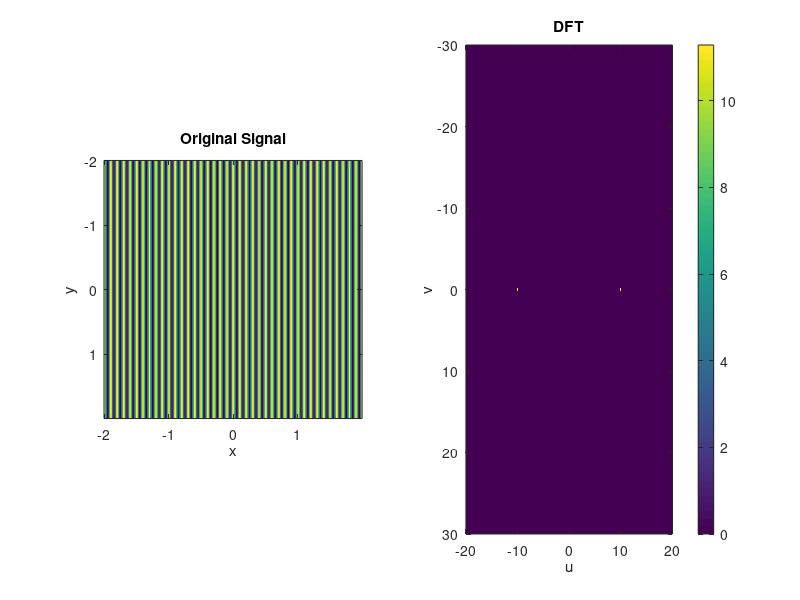
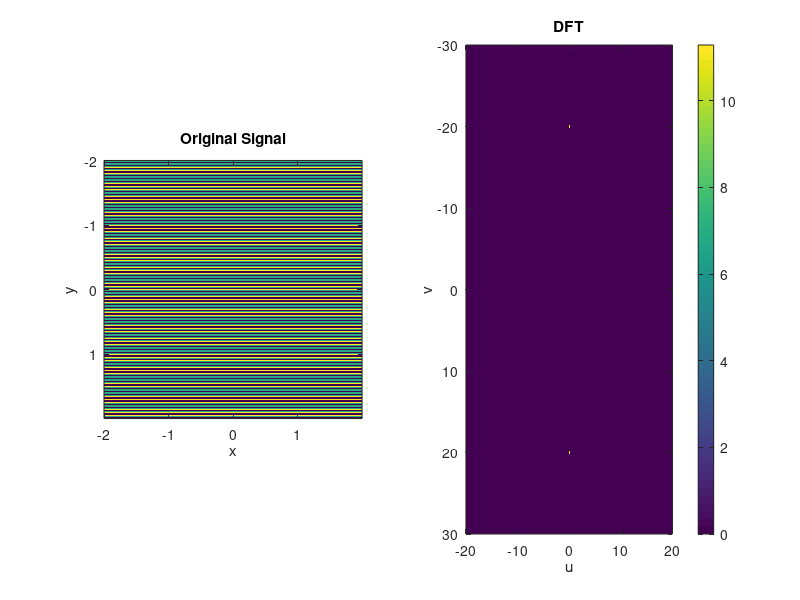
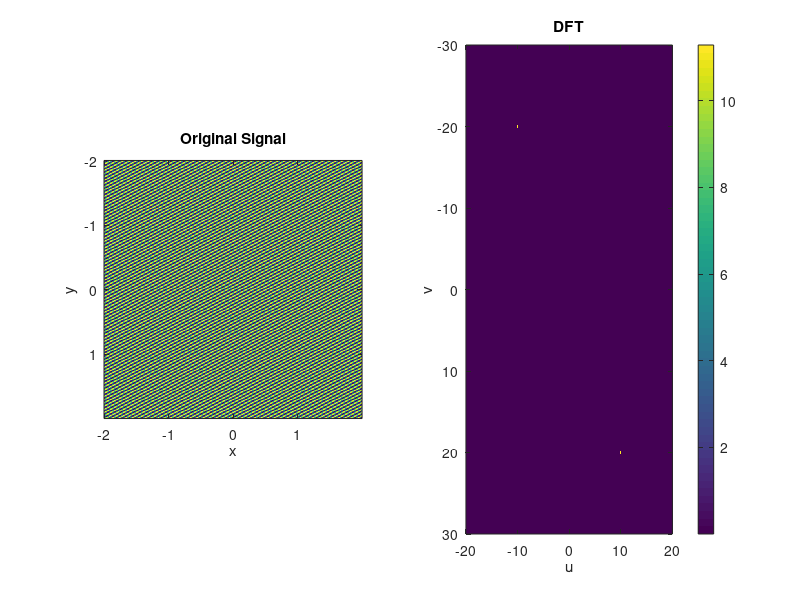
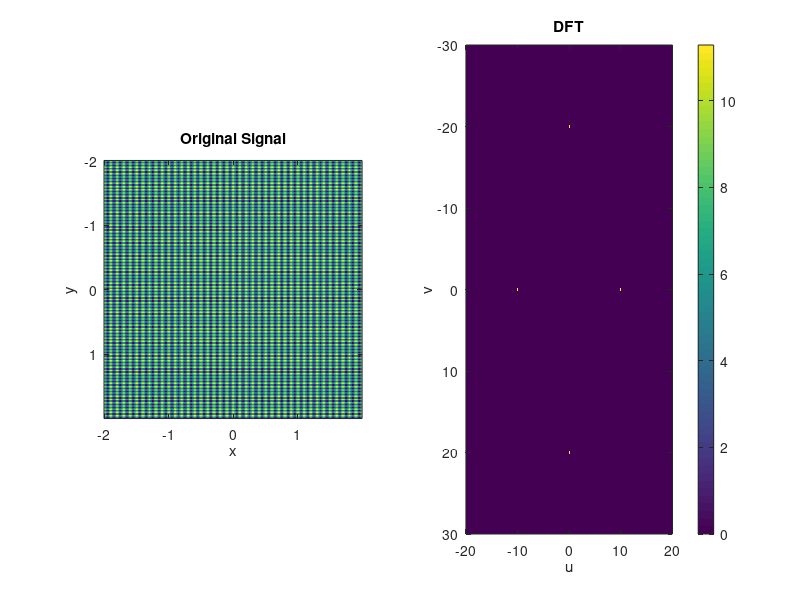

Here is the MATLAB script that generated these plots, in order:
x = -2:0.01:1.99;
y = -2:0.01:1.99;

[X, Y] = meshgrid(x, y);

%1a
signal = cos(20 * pi * X);
signal_dft = fftshift(fft2(ifftshift(signal)));

n = length(y);
freq = (-n/2:n/2-1) / (n * 0.01);

figure;
subplot(1, 2, 1);
imagesc(x, y, signal);
title('Original Signal');
xlabel('x');
ylabel('y');
axis square;

subplot(1, 2, 2);
imagesc(freq, freq, log(abs(signal_dft) + 1));
title('DFT');
xlabel('u');
ylabel('v');
axis([-20 20 -30 30]);
colorbar;

%1b
signal = cos(40 * pi * Y);
signal_dft = fftshift(fft2(signal));

n = length(y);
freq = (-n/2:n/2-1) / (n * 0.01);

figure;
subplot(1, 2, 1);
imagesc(x, y, signal);
title('Original Signal');
xlabel('x');
ylabel('y');
axis square;

subplot(1, 2, 2);
imagesc(freq, freq, log(abs(signal_dft) + 1));
title('DFT');
xlabel('u');
ylabel('v');
axis([-20 20 -30 30]);
colorbar;

%1c
signal = cos(20 * pi * X + 40 * pi * Y);
signal_dft = fftshift(fft2(ifftshift(signal)));

n = length(y);
freq = (-n/2:n/2-1) / (n * 0.01);

figure;
subplot(1, 2, 1);
imagesc(x, y, signal);
title('Original Signal');
xlabel('x');
ylabel('y');
axis square;

subplot(1, 2, 2);
imagesc(freq, freq, log(abs(signal_dft) + 1));
title('DFT');
xlabel('u');
ylabel('v');
axis([-20 20 -30 30]);
colorbar;

%1d
signal = cos(40 * pi * Y) + cos(20 * pi * X);
signal_dft = fftshift(fft2(ifftshift(signal)));

n = length(y);
freq = (-n/2:n/2-1) / (n * 0.01);

figure;
subplot(1, 2, 1);
imagesc(x, y, signal);
title('Original Signal');
xlabel('x');
ylabel('y');
axis square;

subplot(1, 2, 2);
imagesc(freq, freq, log(abs(signal_dft) + 1));
title('DFT');
xlabel('u');
ylabel('v');
axis([-20 20 -30 30]);
colorbar;
